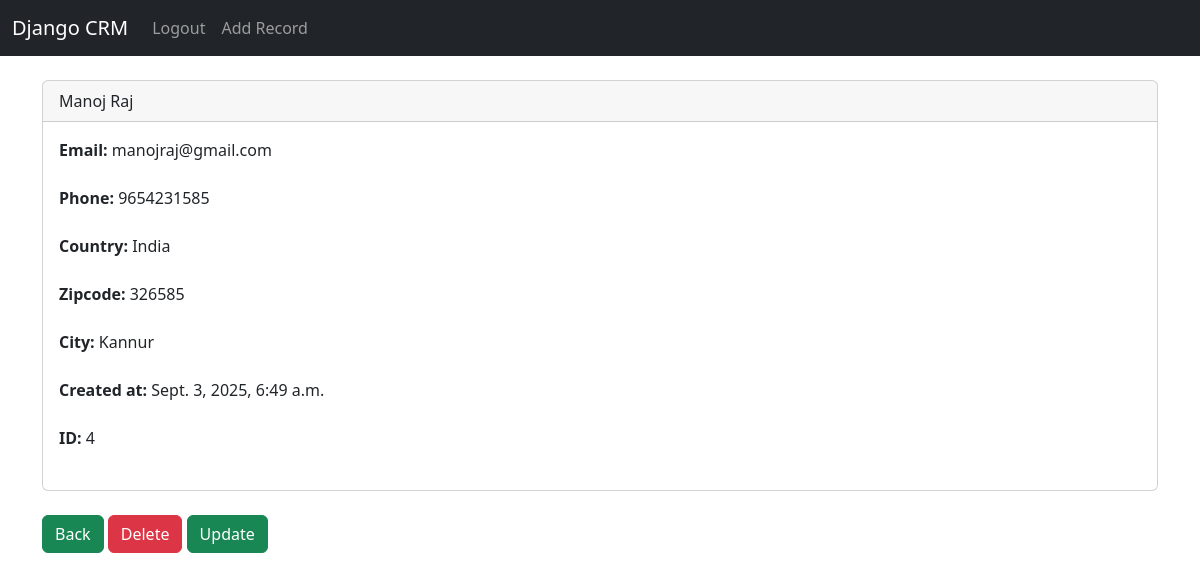
The app's page /record/4 (signed in) with its own data.
### crm/models.py (models this page shows, shortened)
class Records(models.Model):
    created_at = models.DateTimeField(auto_now_add=True)
    first_name = models.CharField(max_length=20)
    last_name = models.CharField(max_length=30)
    email = models.EmailField()
    phone = models.CharField(max_length=15)
    city = models.CharField(max_length=40)
    country = models.CharField(max_length=40)
    zipcode = models.CharField(max_length=30)
    class Meta:
        verbose_name_plural = 'Records'

### crm/views.py (the view)
# urls.py: path('record/<int:pk>', views.record, name='record'),
def record(request,pk):
    if request.user.is_authenticated:
        customer_record = Records.objects.get(id=pk)
        return render(request,'record.html',{'customer_record':customer_record})
    else:
        messages.error(request,'You Must Be Logged in to access that page...')
        return redirect('index')

### templates/record.html
{% extends 'base.html' %}
{% block content %}
<div class="card">
  <div class="card-header">
    {{customer_record.first_name}}
    {{customer_record.last_name}}
  </div>
  <div class="card-body">
    <p class="card-text">
            <strong>Email: </strong>{{customer_record.email}} <br><br>
            <strong>Phone: </strong>{{customer_record.phone}}<br><br>
            <strong>Country: </strong>{{customer_record.country}}<br><br>
            <strong>Zipcode: </strong>{{customer_record.zipcode}}<br><br>
            <strong>City: </strong>{{customer_record.city}}<br><br>
            <strong>Created at: </strong>{{customer_record.created_at}}<br><br>
            <strong>ID: </strong>{{customer_record.id}}<br><br>
    </p>
  </div>
</div>
<br>
<a href="{% url 'index' %}"  class="btn btn-success">Back</a>
<a href="{% url 'delete' customer_record.pk %}"  class="btn btn-danger">Delete</a>
<a href="{% url 'update_record' customer_record.pk %}"  class="btn btn-success">Update</a>
{% endblock %}

### records on screen
Records: first_name "Manoj", last_name "Raj", email "manojraj@gmail.com", phone "9654231585", country "India", zipcode "326585", city "Kannur", created_at "Sept. 3, 2025, 6:49 a.m.", id "4"
